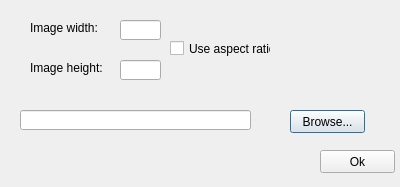
<?xml version="1.0" encoding="UTF-8"?>
<ui version="4.0">
 <class>SaveFileWindow</class>
 <widget class="QDialog" name="SaveFileWindow">
  <property name="geometry">
   <rect>
    <x>0</x>
    <y>0</y>
    <width>400</width>
    <height>187</height>
   </rect>
  </property>
  <property name="windowTitle">
   <string>Save file</string>
  </property>
  <widget class="QLineEdit" name="filePathBox">
   <property name="geometry">
    <rect>
     <x>20</x>
     <y>110</y>
     <width>231</width>
     <height>20</height>
    </rect>
   </property>
  </widget>
  <widget class="QLineEdit" name="widthBox">
   <property name="geometry">
    <rect>
     <x>120</x>
     <y>20</y>
     <width>41</width>
     <height>20</height>
    </rect>
   </property>
  </widget>
  <widget class="QLineEdit" name="heightBox">
   <property name="geometry">
    <rect>
     <x>120</x>
     <y>60</y>
     <width>41</width>
     <height>20</height>
    </rect>
   </property>
   <property name="readOnly">
    <bool>false</bool>
   </property>
  </widget>
  <widget class="QPushButton" name="browseButton">
   <property name="geometry">
    <rect>
     <x>290</x>
     <y>110</y>
     <width>75</width>
     <height>23</height>
    </rect>
   </property>
   <property name="text">
    <string>Browse...</string>
   </property>
  </widget>
  <widget class="QPushButton" name="acceptButton">
   <property name="geometry">
    <rect>
     <x>320</x>
     <y>150</y>
     <width>75</width>
     <height>23</height>
    </rect>
   </property>
   <property name="text">
    <string>Ok</string>
   </property>
  </widget>
  <widget class="QLabel" name="widthLabel">
   <property name="geometry">
    <rect>
     <x>30</x>
     <y>20</y>
     <width>81</width>
     <height>16</height>
    </rect>
   </property>
   <property name="text">
    <string>Image width:</string>
   </property>
  </widget>
  <widget class="QLabel" name="heightLabel">
   <property name="geometry">
    <rect>
     <x>30</x>
     <y>60</y>
     <width>81</width>
     <height>16</height>
    </rect>
   </property>
   <property name="text">
    <string>Image height:</string>
   </property>
  </widget>
  <widget class="QCheckBox" name="aspectRatioCheck">
   <property name="geometry">
    <rect>
     <x>170</x>
     <y>40</y>
     <width>101</width>
     <height>17</height>
    </rect>
   </property>
   <property name="text">
    <string>Use aspect ratio</string>
   </property>
  </widget>
 </widget>
 <layoutdefault spacing="6" margin="11"/>
 <resources/>
 <connections/>
</ui>
